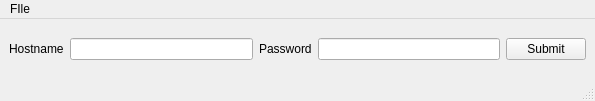
<?xml version="1.0" encoding="UTF-8"?>
<ui version="4.0">
 <class>MainWindow</class>
 <widget class="QMainWindow" name="MainWindow">
  <property name="geometry">
   <rect>
    <x>0</x>
    <y>0</y>
    <width>595</width>
    <height>101</height>
   </rect>
  </property>
  <property name="windowTitle">
   <string>MainWindow</string>
  </property>
  <widget class="QWidget" name="centralwidget">
   <layout class="QHBoxLayout" name="horizontalLayout">
    <item>
     <widget class="QLabel" name="label">
      <property name="text">
       <string>Hostname</string>
      </property>
     </widget>
    </item>
    <item>
     <widget class="QLineEdit" name="userText">
      <property name="text">
       <string/>
      </property>
     </widget>
    </item>
    <item>
     <widget class="QLabel" name="label_2">
      <property name="text">
       <string>Password</string>
      </property>
     </widget>
    </item>
    <item>
     <widget class="QLineEdit" name="passwordText"/>
    </item>
    <item>
     <widget class="QPushButton" name="submitButton">
      <property name="text">
       <string>Submit</string>
      </property>
     </widget>
    </item>
   </layout>
  </widget>
  <widget class="QMenuBar" name="menubar">
   <property name="geometry">
    <rect>
     <x>0</x>
     <y>0</y>
     <width>595</width>
     <height>22</height>
    </rect>
   </property>
   <widget class="QMenu" name="menuFIle">
    <property name="title">
     <string>FIle</string>
    </property>
    <addaction name="actionAbout"/>
   </widget>
   <addaction name="menuFIle"/>
  </widget>
  <widget class="QStatusBar" name="statusbar"/>
  <action name="actionAbout">
   <property name="text">
    <string>About</string>
   </property>
  </action>
 </widget>
 <resources/>
 <connections/>
</ui>
